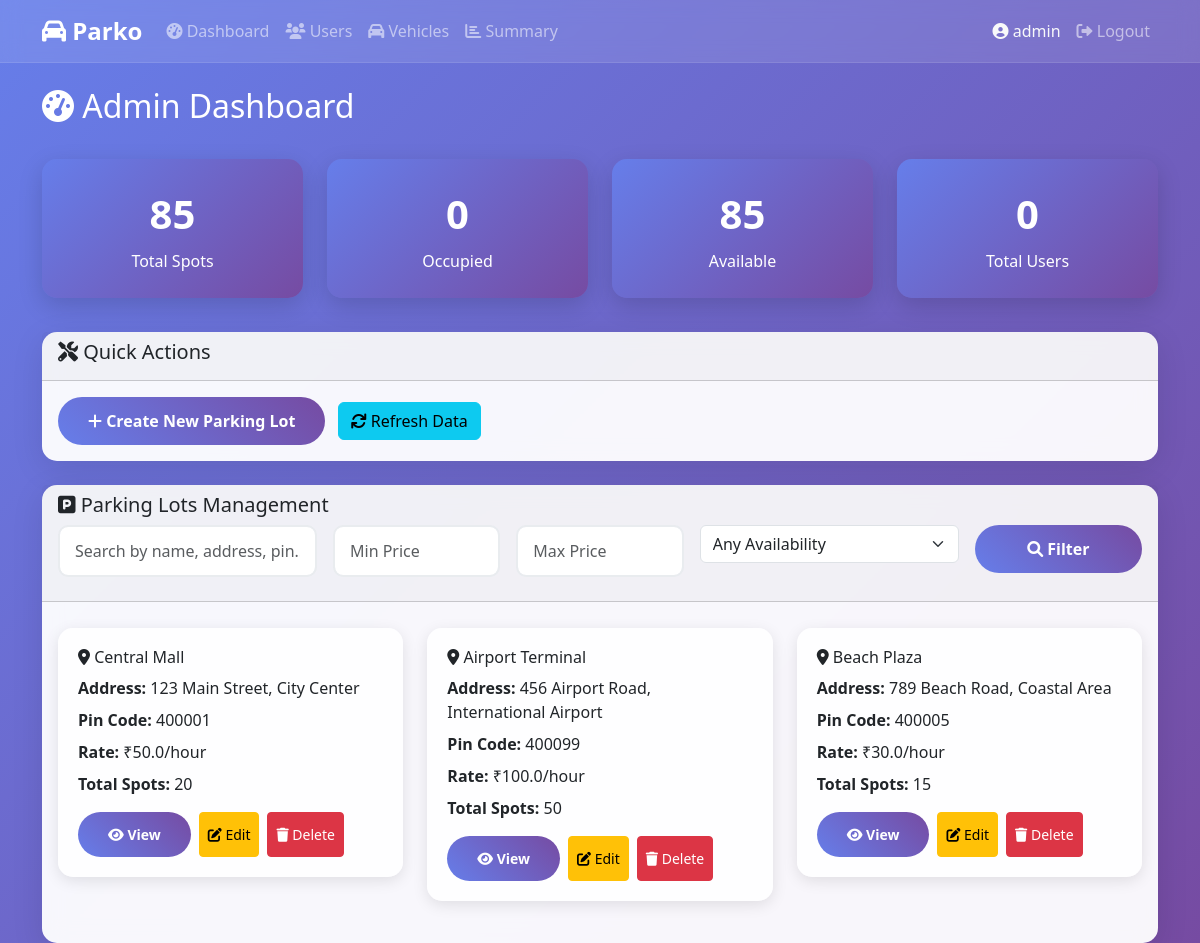
The app's page /admin/dashboard (signed in) with its own data.
### models/models.py (models this page shows)
class ParkingLot(db.Model):
    id = db.Column(db.Integer, primary_key=True)
    prime_location_name = db.Column(db.String(100), nullable=False)
    address = db.Column(db.Text, nullable=False)
    pin_code = db.Column(db.String(10), nullable=False)
    price_per_hour = db.Column(db.Float, nullable=False)
    maximum_number_of_spots = db.Column(db.Integer, nullable=False)
    created_at = db.Column(db.DateTime, default=lambda: datetime.now(utc))
    spots = db.relationship('ParkingSpot', backref='lot', lazy=True, cascade='all, delete-orphan')

### controllers/admin_controller.py (the view)
@admin_bp.route('/dashboard')
def dashboard():
    if not session.get('is_admin'):
        return redirect(url_for('user.login'))
    lots = ParkingLot.query.all()
    total_spots = ParkingSpot.query.count()
    occupied_spots = ParkingSpot.query.filter_by(status='O').count()
    available_spots = total_spots - occupied_spots
    total_users = User.query.filter_by(is_admin=False).count()
    search = request.args.get('search', '')
    min_price = request.args.get('min_price', type=float)
    max_price = request.args.get('max_price', type=float)
    availability = request.args.get('availability', '')
    query = ParkingLot.query
    if search:
        query = query.filter(
            (ParkingLot.prime_location_name.contains(search)) |
            (ParkingLot.address.contains(search)) |
            (ParkingLot.pin_code.contains(search))
        )
    if min_price:
        query = query.filter(ParkingLot.price_per_hour >= min_price)
    if max_price:
        query = query.filter(ParkingLot.price_per_hour <= max_price)
    lots = query.all()
    if availability == 'available':
        lots = [lot for lot in lots if any(spot.status == 'A' for spot in lot.spots)]
    elif availability == 'full':
        lots = [lot for lot in lots if all(spot.status == 'O' for spot in lot.spots)]
    return render_template('admin_dashboard.html',
        lots=lots,
        total_spots=total_spots,
        occupied_spots=occupied_spots,
        available_spots=available_spots,
        total_users=total_users,
        filters={
            'search': search,
            'min_price': min_price,
            'max_price': max_price,
            'availability': availability
        })

### templates/admin_dashboard.html (shortened to what this page needs)
{% extends "base.html" %}
{% block content %}
<div class="container mt-4">
    <div class="row">
        <div class="col-12">
            <h2 class="text-white mb-4">
                <i class="fas fa-tachometer-alt"></i> Admin Dashboard
            </h2>
        </div>
    </div>
    <div class="row mb-4">
        <div class="col-md-3 col-sm-6">
            <div class="stat-card">
                <div class="stat-number">{{ total_spots }}</div>
                <div>Total Spots</div>
            </div>
        </div>
        <div class="col-md-3 col-sm-6">
            <div class="stat-card">
                <div class="stat-number">{{ occupied_spots }}</div>
                <div>Occupied</div>
            </div>
        </div>
        <div class="col-md-3 col-sm-6">
            <div class="stat-card">
                <div class="stat-number">{{ available_spots }}</div>
                <div>Available</div>
            </div>
        </div>
        <div class="col-md-3 col-sm-6">
            <div class="stat-card">
                <div class="stat-number">{{ total_users }}</div>
                <div>Total Users</div>
            </div>
        </div>
    </div>
    <div class="row mb-4">
        <div class="col-12">
            <div class="card">
                <div class="card-header">
                    <h5><i class="fas fa-tools"></i> Quick Actions</h5>
                </div>
                <div class="card-body">
                    <a href="{{ url_for('admin.create_lot') }}" class="btn btn-primary me-2">
                        <i class="fas fa-plus"></i> Create New Parking Lot
                    </a>
                    <button class="btn btn-info me-2" onclick="refreshData()">
                        <i class="fas fa-sync"></i> Refresh Data
                    </button>
                </div>
            </div>
        </div>
    </div>
    <div class="row">
        <div class="col-12">
            <div class="card">
                <div class="card-header">
                    <h5><i class="fas fa-parking"></i> Parking Lots Management</h5>
                    <form method="GET" class="row g-3 mb-3">
                        <div class="col-md-3">
                            <input type="text" name="search" value="{{ filters.search or '' }}" class="form-control" placeholder="Search by name, address, pin...">
                        </div>
                        <div class="col-md-2">
                            <input type="number" name="min_price" value="{{ filters.min_price or '' }}" class="form-control" placeholder="Min Price">
                        </div>
                        <div class="col-md-2">
                            <input type="number" name="max_price" value="{{ filters.max_price or '' }}" class="form-control" placeholder="Max Price">
                        </div>
                        <div class="col-md-3">
                            <select name="availability" class="form-select">
                                <option value="">Any Availability</option>
                            </select>
                        </div>
                        <div class="col-md-2">
                            <button class="btn btn-primary w-100"><i class="fas fa-search"></i> Filter</button>
                        </div>
                    </form>
                </div>
                <div class="card-body">
                    {% if lots %}
                    <div class="row">
                        {% for lot in lots %}
                        <div class="col-md-6 col-lg-4 mb-3">
                            <div class="dashboard-card">
                                <h6><i class="fas fa-map-marker-alt"></i> {{ lot.prime_location_name }}</h6>
                                <p class="mb-2"><strong>Address:</strong> {{ lot.address }}</p>
                                <p class="mb-2"><strong>Pin Code:</strong> {{ lot.pin_code }}</p>
                                <p class="mb-2"><strong>Rate:</strong> ₹{{ lot.price_per_hour }}/hour</p>
                                <p class="mb-3"><strong>Total Spots:</strong> {{ lot.spots|length }}</p>
                                <div class="d-flex gap-2">
                                    <a href="{{ url_for('parking.view_lot', lot_id=lot.id) }}" class="btn btn-primary btn-sm">
                                        <i class="fas fa-eye"></i> View
                                    </a>
                                    <button class="btn btn-warning btn-sm" onclick="editLot({{ lot.id }})">
                                        <i class="fas fa-edit"></i> Edit
                                    </button>
                                    <button class="btn btn-danger btn-sm" onclick="deleteLot({{ lot.id }})">
                                        <i class="fas fa-trash"></i> Delete
                                    </button>
                                </div>
                            </div>
                        </div>
                        {% endfor %}
                    </div>
                    {% endif %}
                </div>
            </div>
        </div>
    </div>
</div>
{% endblock %}

### templates/base.html (style rules this page uses)
:root { --primary-color: #667eea; --secondary-color: #764ba2; --success-color: #28a745; --danger-color: #dc3545; --warning-color: #ffc107; --info-color: #17a2b8; --light-color: #f8f9fa; --dark-color: #343a40; }
body { background: linear-gradient(135deg, var(--primary-color), var(--secondary-color)); min-height: 100vh; font-family: 'Segoe UI', Tahoma, Geneva, Verdana, sans-serif; }
.card { background: rgba(255, 255, 255, 0.95); border: none; border-radius: 15px; box-shadow: 0 8px 32px rgba(0, 0, 0, 0.1); backdrop-filter: blur(10px); }
.btn-primary { background: linear-gradient(45deg, var(--primary-color), var(--secondary-color)); border: none; border-radius: 25px; padding: 12px 30px; font-weight: 600; transition: all 0.3s ease; }
.dashboard-card { background: rgba(255, 255, 255, 0.9); border-radius: 15px; padding: 20px; margin: 10px 0; box-shadow: 0 4px 15px rgba(0, 0, 0, 0.1); transition: transform 0.3s ease; }
.stat-card { background: linear-gradient(135deg, #667eea, #764ba2); color: white; border-radius: 15px; padding: 25px; text-align: center; margin: 10px 0; box-shadow: 0 8px 25px rgba(0, 0, 0, 0.15); }
.stat-number { font-size: 2.5rem; font-weight: 700; margin-bottom: 5px; }
.form-control { border-radius: 10px; border: 2px solid #e9ecef; padding: 12px 15px; }

### records on screen
ParkingLot: prime_location_name "Central Mall", address "123 Main Street, City Center", pin_code "400001", price_per_hour "50.0", spots|length "20"
ParkingLot: prime_location_name "Airport Terminal", address "456 Airport Road, International Airport", pin_code "400099", price_per_hour "100.0", spots|length "50"
ParkingLot: prime_location_name "Beach Plaza", address "789 Beach Road, Coastal Area", pin_code "400005", price_per_hour "30.0", spots|length "15"

### other values on screen
{{ session.username }} "admin"
{{ total_spots }} "85"
{{ occupied_spots }} "0"
{{ available_spots }} "85"
{{ total_users }} "0"
